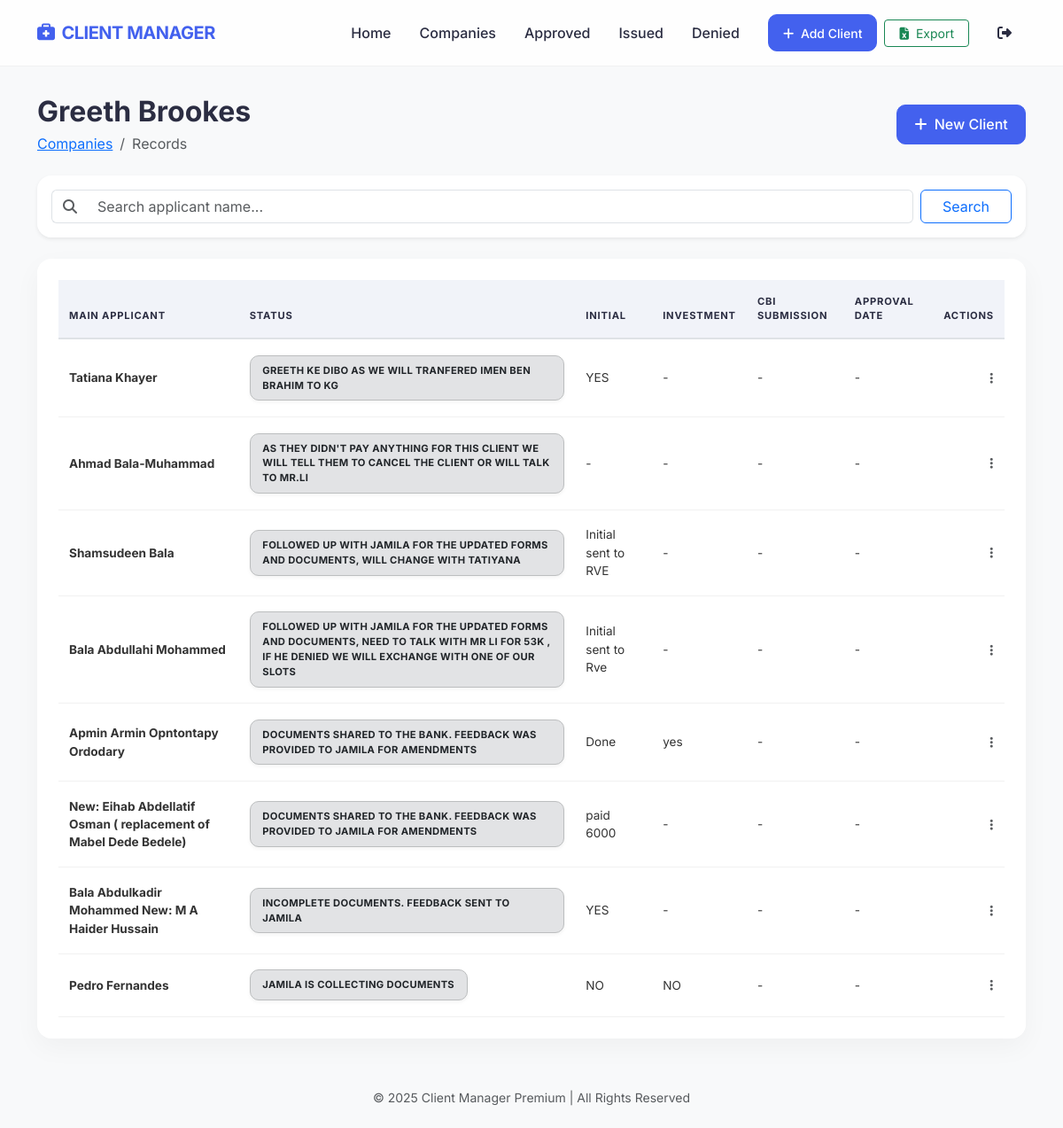
/companies/Greeth Brookes/ (signed in), run on the app's committed database.
### clients/models.py (models this page shows, shortened)
class Client(models.Model):
    COMPANY_CHOICES = [
        ('Roc Citizenship DMCC', 'Roc Citizenship DMCC'),
        ('Greeth Brookes', 'Greeth Brookes'),
        ('Passport Gate', 'Passport Gate'),
        ('Citizenship Invest DMCC', 'Citizenship Invest DMCC'),
        ('KG', 'KG'),
        ('TFG', 'TFG'),
        ('Mirka', 'Mirka'),
        ('Sparco', 'Sparco'),
        ('Winvested', 'Winvested'),
        ('Others', 'Others'),
    ]
    company = models.CharField(max_length=255, choices=COMPANY_CHOICES)
    other_company = models.CharField(max_length=255, null=True, blank=True)
    main_applicant = models.CharField(max_length=255)
    status = models.CharField(max_length=500, null=True, blank=True, default='Current')
    initial_payment = models.CharField(max_length=20, null=True, blank=True)
    investment = models.CharField(max_length=20, null=True, blank=True)
    local_agent = models.CharField(max_length=255, null=True, blank=True)
    gcbl_no = models.CharField(max_length=100, null=True, blank=True)
    cbi_submission_date = models.DateField(null=True, blank=True)
    approval_date = models.DateField(null=True, blank=True)
    fm = models.CharField(max_length=255, null=True, blank=True)
    status_notes = models.TextField(null=True, blank=True)
    is_deleted = models.BooleanField(default=False)
    created_at = models.DateTimeField(auto_now_add=True)

### clients/views.py (the view)
# urls.py: path('companies/<str:company_name>/', views.company_detail, name='company_detail'),
@login_required
def company_detail(request, company_name):
    query = request.GET.get('q')
    clients = Client.objects.filter(company=company_name, is_deleted=False)
    if query:
        clients = clients.filter(main_applicant__icontains=query)
    return render(request, 'company_detail.html', {
        'clients': clients,
        'company_name': company_name,
    })

### templates/company_detail.html (shortened to what this page needs)
{% extends 'base.html' %}
{% block content %}
<div class="d-flex flex-column flex-md-row justify-content-between align-items-md-center mb-4 gap-3">
    <div>
        <h2 class="fw-bold mb-1">{{ company_name }}</h2>
        <nav aria-label="breadcrumb">
            <ol class="breadcrumb mb-0">
                <li class="breadcrumb-item"><a href="{% url 'company_list' %}">Companies</a></li>
                <li class="breadcrumb-item active" aria-current="page">Records</li>
            </ol>
        </nav>
    </div>
    <div class="d-flex gap-2">
        <a href="{% url 'client_create' %}?company={{ company_name }}" class="btn btn-primary">
            <i class="fas fa-plus me-1"></i> New Client
        </a>
    </div>
</div>
<div class="card border-0 shadow-sm mb-4">
    <div class="card-body py-3">
        <form method="GET" class="d-flex gap-2">
            <div class="input-group flex-grow-1">
                <span class="input-group-text bg-white border-end-0">
                    <i class="fas fa-search text-muted"></i>
                </span>
                <input type="text" name="q" class="form-control border-start-0" placeholder="Search applicant name..."
                    value="{{ request.GET.q }}">
            </div>
            <button type="submit" class="btn btn-outline-primary px-4">Search</button>
        </form>
    </div>
</div>
<div class="table-container fade-in">
    <div class="table-responsive">
        <table class="table table-hover mb-0">
            <thead>
                <tr>
                    <th>Main Applicant</th>
                    <th>Status</th>
                    <th>Initial</th>
                    <th>Investment</th>
                    <th>CBI Submission</th>
                    <th>Approval Date</th>
                    <th class="text-end">Actions</th>
                </tr>
            </thead>
            <tbody>
                {% for client in clients %}
                <tr>
                    <td>
                        <div class="fw-bold">{{ client.main_applicant }}</div>
                    </td>
                    <td><span class="badge-status status-default">{{ client.status }}</span></td>
                    <td>{{ client.initial_payment|default:"-" }}</td>
                    <td>{{ client.investment|default:"-" }}</td>
                    <td>{{ client.cbi_submission_date|date:"d/m/Y"|default:"-" }}</td>
                    <td>{{ client.approval_date|date:"d/m/Y"|default:"-" }}</td>
                    <td class="text-end">
                        <div class="dropdown">
                            <button class="btn btn-link btn-sm p-0" type="button" data-bs-toggle="dropdown">
                                <i class="fas fa-ellipsis-v text-muted"></i>
                            </button>
                        </div>
                    </td>
                </tr>
                {% empty %}
                <tr>
                    <td colspan="7" class="text-center py-5 text-muted">No records found for this company.</td>
                </tr>
                {% endfor %}
            </tbody>
        </table>
    </div>
</div>
{% endblock %}

### templates/base.html (shortened to what this page needs)
<!DOCTYPE html>
<html lang="en">
<head>
    <link href="https://cdn.jsdelivr.net/npm/bootstrap@5.3.0/dist/css/bootstrap.min.css" rel="stylesheet">
    <link rel="stylesheet" href="https://cdnjs.cloudflare.com/ajax/libs/font-awesome/6.4.0/css/all.min.css">
</head>
<body>
    <nav class="navbar navbar-expand-lg sticky-top">
        <div class="container">
            <a class="navbar-brand" href="{% url 'client_list' %}">
                <i class="fas fa-briefcase-medical me-2"></i>CLIENT MANAGER
            </a>
            <div class="collapse navbar-collapse" id="navbarNav">
                <ul class="navbar-nav ms-auto align-items-center">
                    <li class="nav-item">
                        <a class="nav-link {% if request.resolver_match.url_name == 'client_list' %}active{% endif %}"
                            href="{% url 'client_list' %}">Home</a>
                    </li>
                    <li class="nav-item">
                        <a class="nav-link {% if request.resolver_match.url_name == 'company_list' %}active{% endif %}"
                            href="{% url 'company_list' %}">Companies</a>
                    </li>
                    <li class="nav-item">
                        <a class="nav-link {% if request.resolver_match.url_name == 'approved_clients' %}active{% endif %}"
                            href="{% url 'approved_clients' %}">Approved</a>
                    </li>
                    <li class="nav-item">
                        <a class="nav-link {% if request.resolver_match.url_name == 'issued_clients' %}active{% endif %}"
                            href="{% url 'issued_clients' %}">Issued</a>
                    </li>
                    <li class="nav-item">
                        <a class="nav-link {% if request.resolver_match.url_name == 'denied_clients' %}active{% endif %}"
                            href="{% url 'denied_clients' %}">Denied</a>
                    </li>
                    <li class="nav-item ms-lg-3">
                        <a class="btn btn-primary btn-sm px-3" href="{% url 'client_create' %}">
                            <i class="fas fa-plus me-1"></i> Add Client
                        </a>
                    </li>
                    <li class="nav-item ms-lg-2">
                        <a class="btn btn-outline-success btn-sm px-3" href="{% url 'export_excel' %}">
                            <i class="fas fa-file-excel me-1"></i> Export
                        </a>
                    </li>
                    {% if user.is_authenticated %}
                    <li class="nav-item ms-lg-3">
                        <form method="post" action="{% url 'logout' %}" class="m-0">
                            <button type="submit" class="btn btn-link nav-link border-0"
                                style="padding: 0.5rem 1rem !important;">
                                <i class="fas fa-sign-out-alt"></i>
                            </button>
                        </form>
                    </li>
                    {% endif %}
                </ul>
            </div>
        </div>
    </nav>
    <main class="container">
        <div class="fade-in">
            {% block content %}
            {% endblock %}
        </div>
    </main>
    <footer class="py-4 mt-auto">
        <div class="container text-center text-muted small">
            &copy; 2025 Client Manager Premium | All Rights Reserved
        </div>
    </footer>
</body>
</html>

### templates/base.html (style rules this page uses)
:root { --primary-color: #4361ee; --secondary-color: #3f37c9; --accent-color: #4895ef; --bg-color: #f8f9fa; --card-bg: rgba(255, 255, 255, 0.9); --text-main: #2b2d42; --text-muted: #5e6a7e; }
body { font-family: 'Inter', sans-serif; background-color: var(--bg-color); color: var(--text-main); min-height: 100vh; display: flex; flex-direction: column; }
.navbar { background: rgba(255, 255, 255, 0.8) !important; backdrop-filter: blur(10px); border-bottom: 1px solid rgba(0, 0, 0, 0.05); padding: 1rem 0; }
.navbar-brand { font-weight: 700; color: var(--primary-color) !important; letter-spacing: -0.5px; }
.nav-link { font-weight: 500; color: var(--text-main) !important; transition: all 0.2s ease; padding: 0.5rem 1rem !important; border-radius: 8px; }
main { flex: 1; padding: 2rem 0; }
.btn-primary { background-color: var(--primary-color); border-color: var(--primary-color); font-weight: 500; padding: 0.6rem 1.2rem; border-radius: 10px; transition: all 0.3s ease; }
.card { border: none; border-radius: 16px; box-shadow: 0 10px 30px rgba(0, 0, 0, 0.04); background: var(--card-bg); transition: transform 0.3s ease; }
.table-container { background: white; border-radius: 16px; padding: 1.5rem; box-shadow: 0 10px 30px rgba(0, 0, 0, 0.04); overflow: hidden; }
.table thead th { font-weight: 700; color: var(--text-main); text-transform: uppercase; font-size: 0.7rem; letter-spacing: 0.05rem; background-color: #f1f3f9; border-top: none; border-bottom: 2px solid #dee2e6; padding: 1rem 0.75rem; }
.table td { vertical-align: middle; font-size: 0.85rem; color: #333; padding: 1.1rem 0.75rem; border-bottom: 1px solid #f1f1f1; }
.badge-status { padding: 0.5rem 0.85rem; border-radius: 10px; font-weight: 700; font-size: 0.7rem; display: inline-block; text-transform: uppercase; letter-spacing: 0.02rem; box-shadow: 0 2px 4px rgba(0, 0, 0, 0.05); }
.status-default { background-color: #e2e3e5; color: #212529; border: 1px solid #bcbebf; }
.fade-in { animation: fadeIn 0.5s ease forwards; }

### data on the page
Client: main_applicant "Tatiana Khayer", status "GREETH KE DIBO AS WE WILL TRANFERED IMEN BEN BRAHIM TO KG", initial_payment "YES", investment "-", cbi_submission_date "-", approval_date "-"
Client: main_applicant "Ahmad Bala-Muhammad", status "AS THEY DIDN'T PAY ANYTHING FOR THIS CLIENT WE WILL TELL THEM TO CANCEL THE CLIENT OR WILL TALK TO MR.LI", initial_payment "-", investment "-", cbi_submission_date "-", approval_date "-"
Client: main_applicant "Shamsudeen Bala", status "FOLLOWED UP WITH JAMILA FOR THE UPDATED FORMS AND DOCUMENTS, WILL CHANGE WITH TATIYANA", initial_payment "Initial sent to RVE", investment "-", cbi_submission_date "-", approval_date "-"
Client: main_applicant "Bala Abdullahi Mohammed", status "FOLLOWED UP WITH JAMILA FOR THE UPDATED FORMS AND DOCUMENTS, NEED TO TALK WITH MR LI FOR 53K , IF HE DENIED WE WILL EXCHANGE WITH ONE OF OUR SLOTS", initial_payment "Initial sent to Rve", investment "-", cbi_submission_date "-", approval_date "-"
Client: main_applicant "Apmin Armin Opntontapy Ordodary", status "DOCUMENTS SHARED TO THE BANK. FEEDBACK WAS PROVIDED TO JAMILA FOR AMENDMENTS", initial_payment "Done", investment "yes", cbi_submission_date "-", approval_date "-"
Client: main_applicant "New: Eihab Abdellatif Osman ( replacement of Mabel Dede Bedele)", status "DOCUMENTS SHARED TO THE BANK. FEEDBACK WAS PROVIDED TO JAMILA FOR AMENDMENTS", initial_payment "paid 6000", investment "-", cbi_submission_date "-", approval_date "-"
Client: main_applicant "Bala Abdulkadir Mohammed New: M A Haider Hussain", status "INCOMPLETE DOCUMENTS. FEEDBACK SENT TO JAMILA", initial_payment "YES", investment "-", cbi_submission_date "-", approval_date "-"
Client: main_applicant "Pedro Fernandes", status "JAMILA IS COLLECTING DOCUMENTS", initial_payment "NO", investment "NO", cbi_submission_date "-", approval_date "-"

### other printed values
{{ company_name }} "Greeth Brookes"
